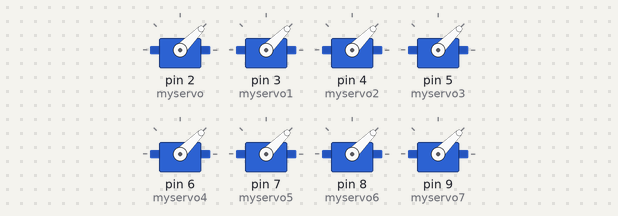
This sketch was run on a simulated Arduino Uno, built with avr-gcc and run on an emulated ATmega328P. Shown: 8 × servo.

Above: at 0.05 s.
At 3.0 s:
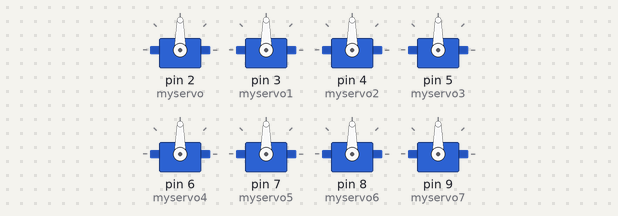
At 6.0 s:
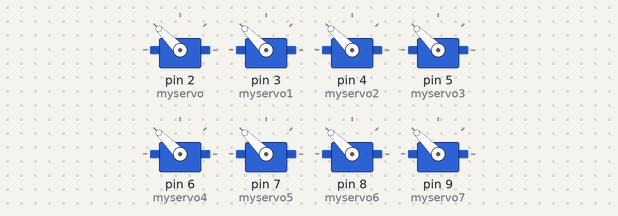
Timing chart, 0 to 7.8 s (numbered marks = the images above):
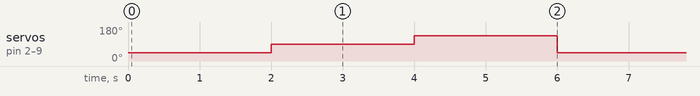

The sketch:

servo_test.ino
```cpp
#include <Servo.h>

Servo myservo; // 建立Servo物件，控制伺服馬達
Servo myservo1; // 建立Servo物件，控制伺服馬達
Servo myservo2; // 建立Servo物件，控制伺服馬達
Servo myservo3; // 建立Servo物件，控制伺服馬達
Servo myservo4; // 建立Servo物件，控制伺服馬達
Servo myservo5; // 建立Servo物件，控制伺服馬達
Servo myservo6; // 建立Servo物件，控制伺服馬達
Servo myservo7; // 建立Servo物件，控制伺服馬達

void setup()
{
  myservo.attach(2); // 連接數位腳位9，伺服馬達的訊號線
   myservo1.attach(3);
    myservo2.attach(4);
     myservo3.attach(5);
      myservo4.attach(6);
       myservo5.attach(7);
        myservo6.attach(8);
         myservo7.attach(9);
}

void loop()
{
   myservo.write(45);
    myservo1.write(45);
     myservo2.write(45);
      myservo3.write(45);
       myservo4.write(45);
        myservo5.write(45);
         myservo6.write(45);
          myservo7.write(45);
      delay(2000);
       myservo.write(90);
    myservo1.write(90);
     myservo2.write(90);
      myservo3.write(90);
       myservo4.write(90);
        myservo5.write(90);
         myservo6.write(90);
          myservo7.write(90);
      delay(2000);
       myservo.write(135);
    myservo1.write(135);
     myservo2.write(135);
      myservo3.write(135);
      myservo4.write(135);
        myservo5.write(135);
         myservo6.write(135);
          myservo7.write(135);
       delay(2000);


}
```

Measured:
- by itself, servo on pin 2 (myservo), servo on pin 3 (myservo1), servo on pin 4 (myservo2), servo on pin 5 (myservo3), servo on pin 6 (myservo4), servo on pin 7 (myservo5), servo on pin 8 (myservo6), servo on pin 9 (myservo7): repeats every 6.0 s: 135° 2.0 s, 45° 2.0 s, 90° 2.0 s
